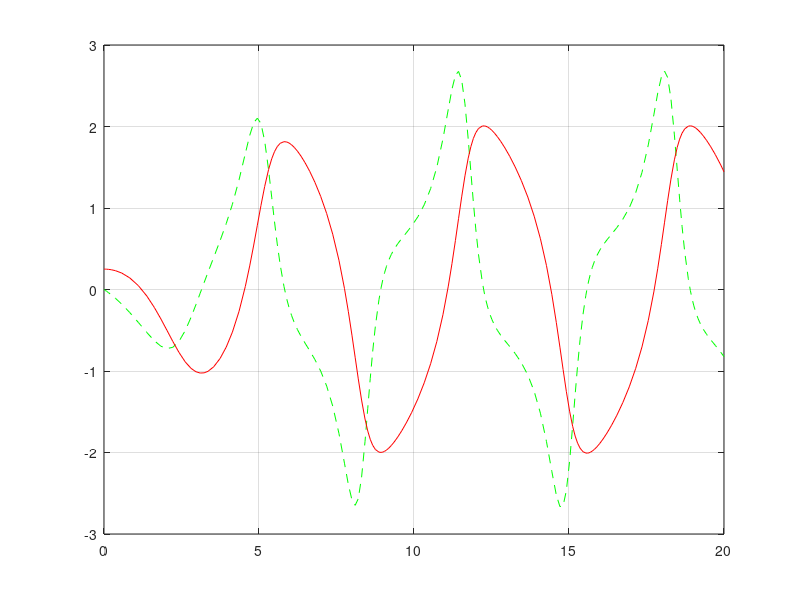

Here is the MATLAB script that generated this plot:
function ec_diff()
    function yprim=func(x,y)
        yprim=zeros(2,1);
        yprim(1)=y(1).*(1-y(2).^2)-y(2);
        yprim(2)=y(1);
    end
t0=0;
tf=20;
x0=[0 0.25];
[t x]=ode23(@func,[t0 tf],x0);
plot(t,x(:,1),'--g',t,x(:,2),'-r');
grid;
end